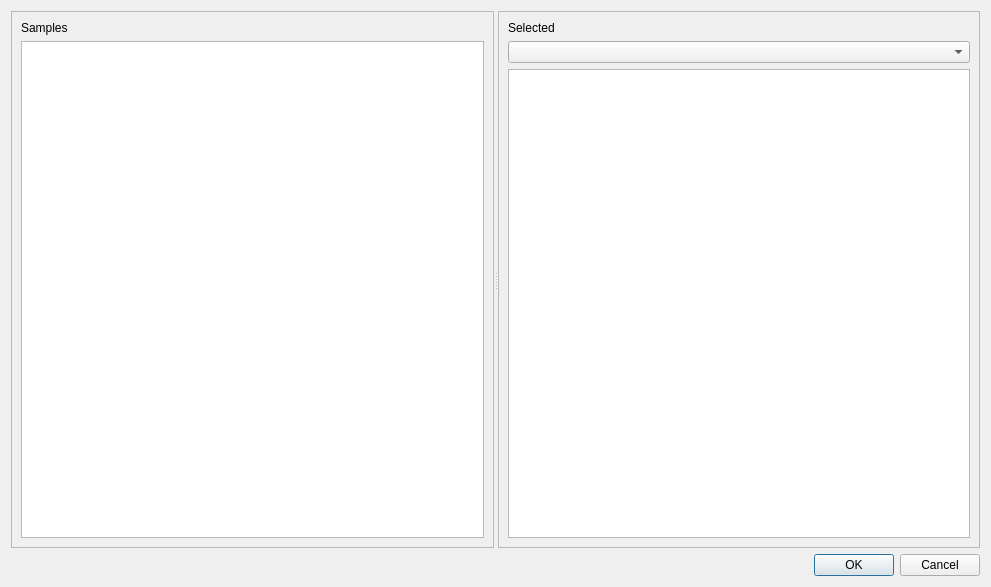
<?xml version="1.0" encoding="UTF-8"?>
<ui version="4.0">
 <class>Dialog</class>
 <widget class="QDialog" name="Dialog">
  <property name="geometry">
   <rect>
    <x>0</x>
    <y>0</y>
    <width>991</width>
    <height>587</height>
   </rect>
  </property>
  <property name="windowTitle">
   <string>Dialog</string>
  </property>
  <layout class="QVBoxLayout" name="verticalLayout_2">
   <item>
    <widget class="QSplitter" name="splitter">
     <property name="orientation">
      <enum>Qt::Horizontal</enum>
     </property>
     <widget class="QFrame" name="FRA_SAMPLES">
      <property name="frameShape">
       <enum>QFrame::StyledPanel</enum>
      </property>
      <property name="frameShadow">
       <enum>QFrame::Raised</enum>
      </property>
      <layout class="QGridLayout" name="gridLayout">
       <item row="0" column="0">
        <widget class="QLabel" name="LBL_SAMPLE_2">
         <property name="text">
          <string>Samples</string>
         </property>
         <property name="style" stdset="0">
          <string notr="true">heading</string>
         </property>
        </widget>
       </item>
       <item row="1" column="0">
        <widget class="QTreeWidget" name="TVW_SAMPLES">
         <attribute name="headerVisible">
          <bool>false</bool>
         </attribute>
         <column>
          <property name="text">
           <string notr="true">1</string>
          </property>
         </column>
        </widget>
       </item>
      </layout>
     </widget>
     <widget class="QFrame" name="frame_2">
      <property name="frameShape">
       <enum>QFrame::StyledPanel</enum>
      </property>
      <property name="frameShadow">
       <enum>QFrame::Raised</enum>
      </property>
      <layout class="QVBoxLayout" name="verticalLayout">
       <item>
        <widget class="QLabel" name="LBL_SAMPLE">
         <property name="text">
          <string>Selected</string>
         </property>
         <property name="style" stdset="0">
          <string notr="true">heading</string>
         </property>
        </widget>
       </item>
       <item>
        <widget class="QComboBox" name="CMB_FILES"/>
       </item>
       <item>
        <widget class="QTextBrowser" name="TXT_DATA">
         <property name="tabChangesFocus">
          <bool>true</bool>
         </property>
         <property name="lineWrapMode">
          <enum>QTextEdit::NoWrap</enum>
         </property>
         <property name="style" stdset="0">
          <string>monospaced</string>
         </property>
        </widget>
       </item>
      </layout>
     </widget>
    </widget>
   </item>
   <item>
    <widget class="QDialogButtonBox" name="BTNBOX_MAIN">
     <property name="standardButtons">
      <set>QDialogButtonBox::Cancel|QDialogButtonBox::Ok</set>
     </property>
    </widget>
   </item>
  </layout>
 </widget>
 <resources/>
 <connections/>
</ui>
